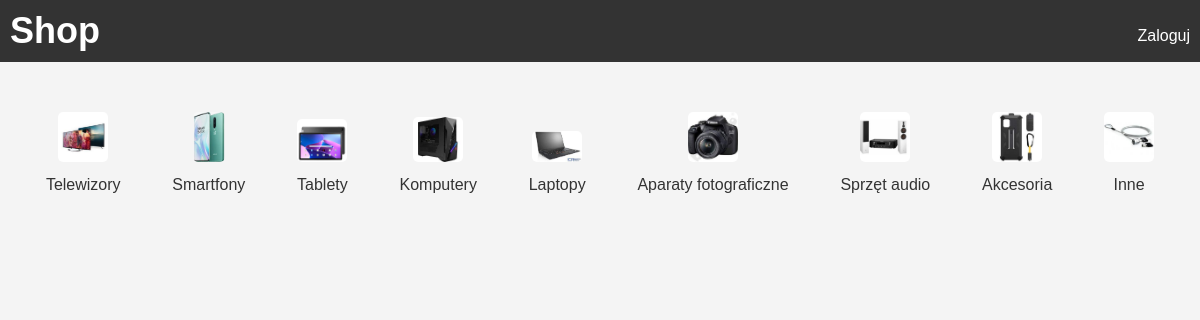
The page / on the database its author committed.
### shop/models.py (models this page shows, shortened)
class Category(models.Model):
    name_category = models.CharField(max_length = 100)
    image_category = models.ImageField(upload_to='category_images/', null=True)

### shop/views.py (the view)
# urls.py: path('', main, name='main'),
def main(request):
    category_list_view = CategoryMainListView.as_view()
    return category_list_view(request)

### shop/templates/main.html
{% extends "base.html" %}
{% block content %}
<div class="category">
    {% for category in all_category %}
    <div class="category-item">
        <img src="{{ category.image_category.url }}" alt="{{ category.name_category }}">
        <a href="{% url 'products' category=category.name_category %}">{{ category.name_category }}</a>
    </div>
    {% endfor %}
</div>
{% endblock %}

### static/css/style.css (style rules this page uses)
body, h1, h2, h3, p, a { margin: 0; padding: 0; }
body { font-family: 'Arial', sans-serif; background-color: #f4f4f4; }
a { color: #333; text-decoration: none; }
.category { display: flex; flex-wrap: wrap; justify-content: space-around; align-items: flex-end; margin-top: 20px; }
.category-item { text-align: center; margin: 10px; }
.category img { border-radius: 5px; margin-bottom: 10px; max-width: 50px; max-height: 50px; }
.category a { text-decoration: none; color: #333; display: block; }

### rows shown on the page
Category: image_category (picture), name_category "Telewizory"
Category: image_category (picture), name_category "Smartfony"
Category: image_category (picture), name_category "Tablety"
Category: image_category (picture), name_category "Komputery"
Category: image_category (picture), name_category "Laptopy"
Category: image_category (picture), name_category "Aparaty fotograficzne"
Category: image_category (picture), name_category "Sprzęt audio"
Category: image_category (picture), name_category "Akcesoria"
Category: image_category (picture), name_category "Inne"
